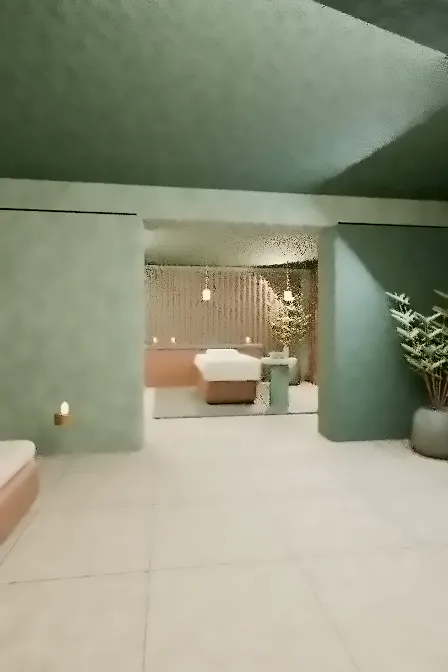
#> input picture experiments/atelier-serein/web/frames/000.webp, 448 x 672 px, given in place of mobile-ouverture.jpg, which was not available
$ python compare.py ../web/frames ../web/frames/001.webp
#> lines starting #> are read from the running program, lines starting #| are printed output that depends on the picture
"""Make a contact sheet of event-matched source and Chromium frames."""
from io import BytesIO
from pathlib import Path
import subprocess
import sys

from PIL import Image, ImageDraw, ImageFont, ImageOps

source = Path(sys.argv[1])
proof = Path(sys.argv[2])
marks = [
    ('Accueil', '00:00.00', 'mobile-ouverture.png', '0 %'),
    ('Seuil', '00:02.25', 'mobile-seuil.png', '35 %'),
    ('Cabine', '00:03.50', 'mobile-cabine.png', '59 %'),
    ('Détail', '00:05.55', 'mobile-detail.png', '100 %'),
    ('Récapitulatif', '00:17.00', 'mobile-recapitulatif.png', 'Simulation'),
]

def font(size, bold=False):
    name = 'DejaVuSans-Bold' if bold else 'DejaVuSans'
    return ImageFont.truetype(f'/usr/share/fonts/truetype/dejavu/{name}.ttf', size)

def source_frame(at):
    data = subprocess.check_output([
        'ffmpeg', '-nostdin', '-v', 'error', '-ss', at, '-i', str(source),
        '-frames:v', '1', '-f', 'image2pipe', '-vcodec', 'png', '-threads', '1', '-',
    ])
    return Image.open(BytesIO(data)).crop((113, 93, 436, 729)).convert('RGB')

page = Image.new('RGB', (1400, 1238), '#101b17')
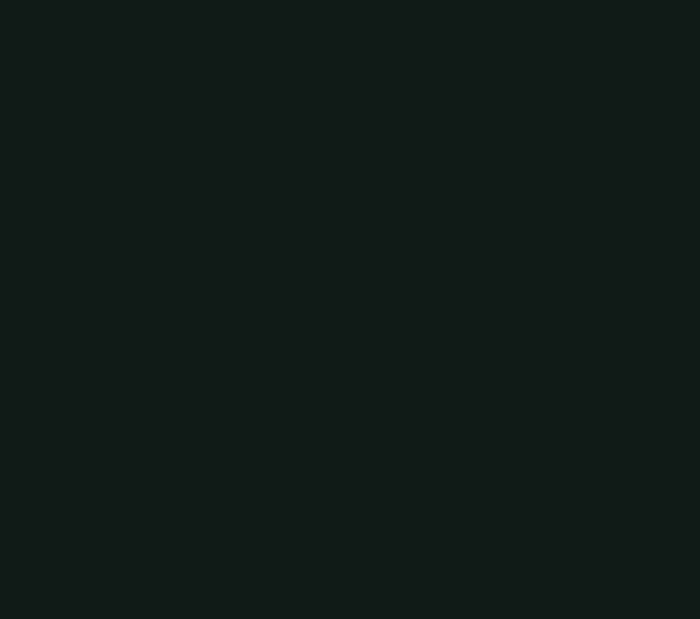
#> page: PIL image 1400x1238 RGB (shown at 1/2 size); mean R, G, B 16, 27, 23
draw = ImageDraw.Draw(page)
draw.text((36, 28), 'Apex Beauty / Atelier Serein', fill='#f4eadd', font=font(36, True))
draw.text((36, 80), 'Comparaison par événements visuels et états du parcours commercial', fill='#d2dbc9', font=font(20))
for i, (name, time, filename, progress) in enumerate(marks):
    x = 36 + i * 269
    draw.text((x, 124), name, fill='#f4eadd', font=font(22, True))
    draw.text((x, 155), 'Réf.  ' + time, fill='#dcdfb9', font=font(17))
    page.paste(ImageOps.contain(source_frame(time), (235, 450)), (x, 186))
#> (the call stopped at in source_frame, `data = subprocess.check_output([ 'ffmpeg', '-nostdin', '-v', 'error', ..`: subprocess is not available in this run)
    draw.text((x, 654), 'Démo  ' + progress, fill='#dcdfb9', font=font(17))
    screenshot = proof / filename
    if not screenshot.exists():
        screenshot = screenshot.with_suffix('.jpg')
    shot = Image.open(screenshot).convert('RGB')
#> shot is the input picture: PIL image 448x672 RGB; mean R, G, B 148, 150.7, 128.7
    page.paste(ImageOps.contain(shot, (235, 450)), (x, 685))
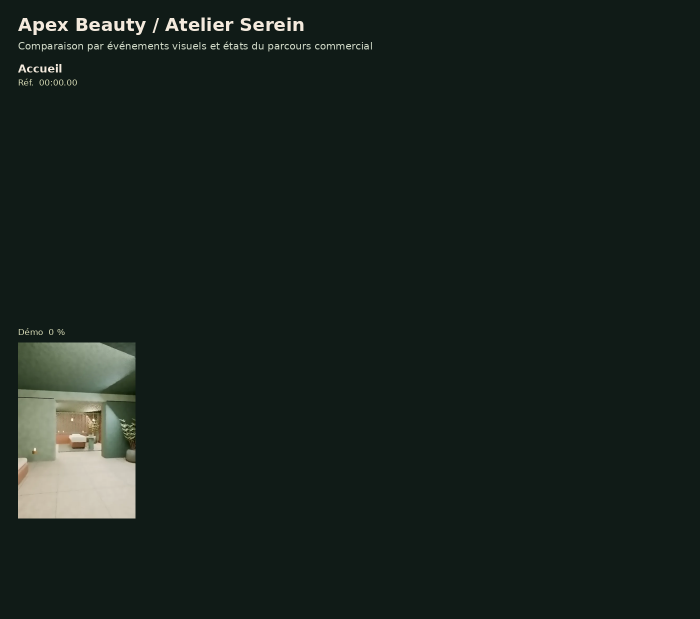
#> page: PIL image 1400x1238 RGB (shown at 1/2 size); mean R, G, B 23.6, 34.1, 29.2
#> pass 2 of the loop `for i, (name, time, filename, progress) in enumerate(marks):`:
#> `page.paste(ImageOps.contain(source_frame(time), (235, 450)), (x, 186))`:
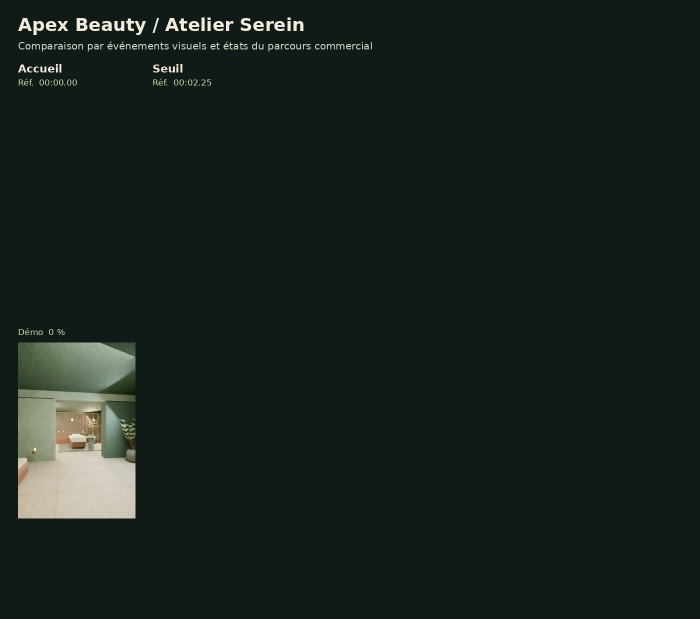
#> page: PIL image 1400x1238 RGB (shown at 1/2 size); mean R, G, B 23.7, 34.2, 29.3
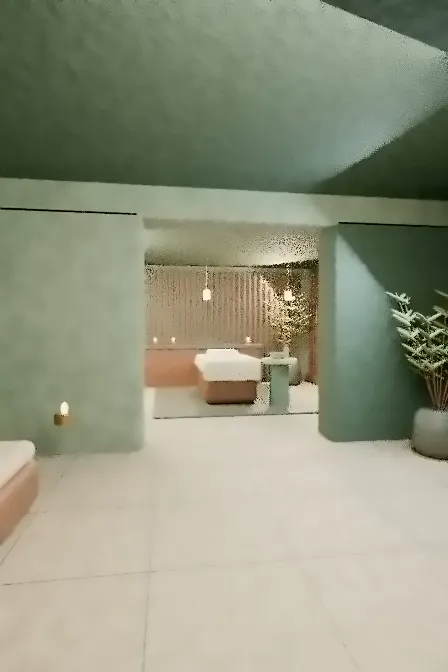
#> input picture experiments/atelier-serein/web/frames/001.webp, 448 x 672 px, given in place of mobile-seuil.jpg, which was not available
#> shot is the input picture: PIL image 448x672 RGB; mean R, G, B 148, 150.8, 128.8
#> `page.paste(ImageOps.contain(shot, (235, 450)), (x, 685))`:
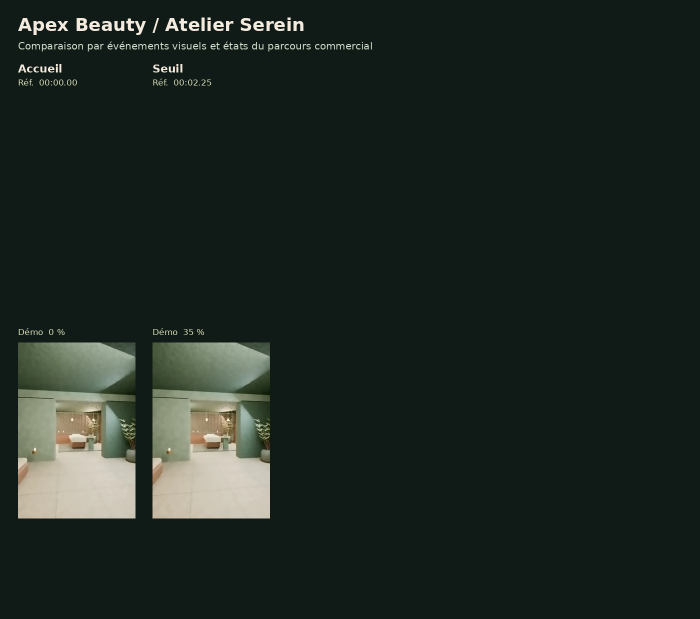
#> page: PIL image 1400x1238 RGB (shown at 1/2 size); mean R, G, B 30, 40.2, 34.4
#> (the run stopped early here; a loop or call above may not have finished)
